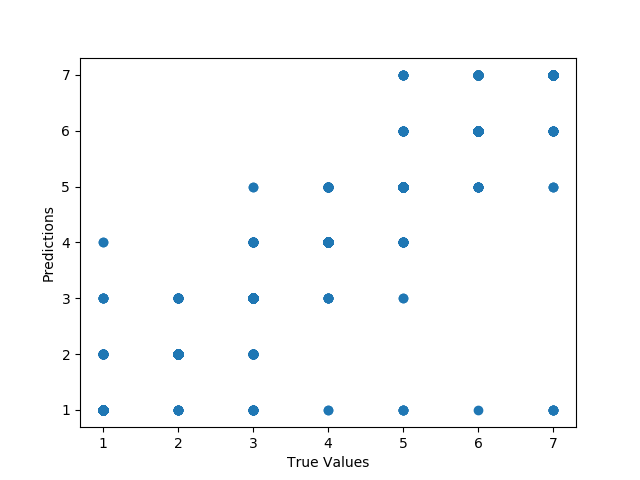

The Python source for this figure:
"""
  uma rede neural MLP implementada segundo
  https://www.springboard.com/blog/beginners-guide-neural-network-in-python-scikit-learn-0-18/
  http://scikit-learn.org/stable/modules/cross_validation.html
  https://towardsdatascience.com/train-test-split-and-cross-validation-in-python-80b61beca4b6
"""

import pandas as pd
from sklearn.neural_network import MLPClassifier
from sklearn.metrics import classification_report, confusion_matrix
from sklearn.metrics import precision_score

funcs = ['identity', 'logistic', 'tanh', 'relu']
layers = [5, 6, 7, 8, 9, 10]
iterations = [800, 900, 1000, 1100, 1200]

train = pd.read_csv('A3_ok.csv', names=["var1", "var2", "var3", "class"])

fitness  = 0

melhorMlp = MLPClassifier()

for f in funcs:
  for la in layers:
    for it in iterations:
      xTrain = train.drop('class', axis=1)
      yTrain = train['class']

      mlp = MLPClassifier(activation=f, hidden_layer_sizes=(la), max_iter=it)
      mlp.fit(xTrain, yTrain)

      prediction = pd.read_csv('B3_ok.csv', names=["var1", "var2", "var3", "class"])
      xTest = prediction.drop('class', axis=1)
      yTest = prediction['class']

      tests = mlp.predict(xTest)

      newFitness = precision_score(yTest,tests, average='macro')
      
      if newFitness > fitness:
        print("Precision score: {}".format(newFitness))
        print(f, la, it)
        fitness = newFitness
        melhorMlp = mlp

print("Melhor fitness: ")
print(fitness)

prediction = pd.read_csv('B3_ok.csv', names=["var1", "var2", "var3", "class"])
xTest = prediction.drop('class', axis=1)
yTest = prediction['class']

tests = melhorMlp.predict(xTest)

print(confusion_matrix(yTest, tests))
print(classification_report(yTest, tests))

from matplotlib import pyplot as plt
plt.scatter(yTest, tests)
plt.xlabel("True Values")
plt.ylabel("Predictions")
plt.show()
